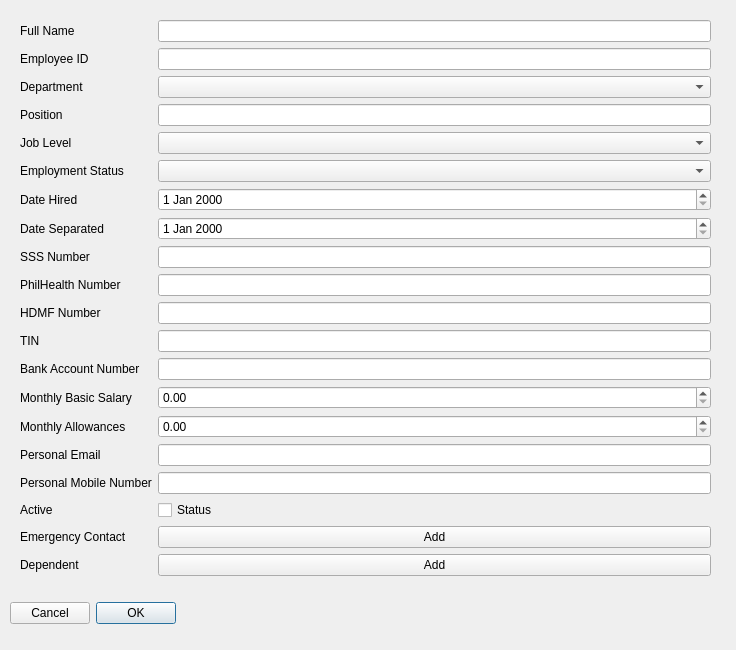
<?xml version="1.0" encoding="UTF-8"?>
<ui version="4.0">
 <class>AddEmployeeDialog</class>
 <widget class="QDialog" name="AddEmployeeDialog">
  <property name="geometry">
   <rect>
    <x>0</x>
    <y>0</y>
    <width>736</width>
    <height>650</height>
   </rect>
  </property>
  <property name="windowTitle">
   <string>Dialog</string>
  </property>
  <widget class="QWidget" name="verticalLayoutWidget">
   <property name="geometry">
    <rect>
     <x>10</x>
     <y>10</y>
     <width>711</width>
     <height>614</height>
    </rect>
   </property>
   <layout class="QVBoxLayout" name="verticalLayout">
    <item>
     <layout class="QFormLayout" name="formLayout">
      <property name="leftMargin">
       <number>10</number>
      </property>
      <property name="topMargin">
       <number>10</number>
      </property>
      <property name="rightMargin">
       <number>10</number>
      </property>
      <property name="bottomMargin">
       <number>10</number>
      </property>
      <item row="0" column="0">
       <widget class="QLabel" name="nameLabel">
        <property name="text">
         <string>Full Name</string>
        </property>
       </widget>
      </item>
      <item row="0" column="1">
       <widget class="QLineEdit" name="nameLineEdit"/>
      </item>
      <item row="1" column="0">
       <widget class="QLabel" name="empIDLabel">
        <property name="text">
         <string>Employee ID</string>
        </property>
       </widget>
      </item>
      <item row="2" column="0">
       <widget class="QLabel" name="departmentLabel">
        <property name="text">
         <string>Department</string>
        </property>
       </widget>
      </item>
      <item row="3" column="0">
       <widget class="QLabel" name="positionLabel">
        <property name="text">
         <string>Position</string>
        </property>
       </widget>
      </item>
      <item row="4" column="0">
       <widget class="QLabel" name="jobLevelLabel">
        <property name="text">
         <string>Job Level</string>
        </property>
       </widget>
      </item>
      <item row="5" column="0">
       <widget class="QLabel" name="empStatusLabel">
        <property name="text">
         <string>Employment Status</string>
        </property>
       </widget>
      </item>
      <item row="6" column="0">
       <widget class="QLabel" name="dateHiredLabel">
        <property name="text">
         <string>Date Hired</string>
        </property>
       </widget>
      </item>
      <item row="7" column="0">
       <widget class="QLabel" name="dateSeparatedLabel">
        <property name="text">
         <string>Date Separated</string>
        </property>
       </widget>
      </item>
      <item row="8" column="0">
       <widget class="QLabel" name="sssNumberLabel">
        <property name="text">
         <string>SSS Number</string>
        </property>
       </widget>
      </item>
      <item row="9" column="0">
       <widget class="QLabel" name="philHealthNumberLabel">
        <property name="text">
         <string>PhilHealth Number</string>
        </property>
       </widget>
      </item>
      <item row="10" column="0">
       <widget class="QLabel" name="hdmfNumberLabel">
        <property name="text">
         <string>HDMF Number</string>
        </property>
       </widget>
      </item>
      <item row="13" column="0">
       <widget class="QLabel" name="monthlySalaryLabel">
        <property name="text">
         <string>Monthly Basic Salary</string>
        </property>
       </widget>
      </item>
      <item row="14" column="0">
       <widget class="QLabel" name="monthlyAllowancesLabel">
        <property name="text">
         <string>Monthly Allowances</string>
        </property>
       </widget>
      </item>
      <item row="15" column="0">
       <widget class="QLabel" name="personalEmailLabel">
        <property name="text">
         <string>Personal Email</string>
        </property>
       </widget>
      </item>
      <item row="17" column="0">
       <widget class="QLabel" name="activeStatusLabel">
        <property name="text">
         <string>Active</string>
        </property>
       </widget>
      </item>
      <item row="18" column="0">
       <widget class="QLabel" name="emergencyContactLabel">
        <property name="text">
         <string>Emergency Contact</string>
        </property>
       </widget>
      </item>
      <item row="19" column="0">
       <widget class="QLabel" name="dependentLabel">
        <property name="text">
         <string>Dependent</string>
        </property>
       </widget>
      </item>
      <item row="1" column="1">
       <widget class="QLineEdit" name="empIDLineEdit"/>
      </item>
      <item row="3" column="1">
       <widget class="QLineEdit" name="positionLineEdit"/>
      </item>
      <item row="8" column="1">
       <widget class="QLineEdit" name="sssNumberLineEdit"/>
      </item>
      <item row="9" column="1">
       <widget class="QLineEdit" name="philHealthNumberLineEdit"/>
      </item>
      <item row="10" column="1">
       <widget class="QLineEdit" name="hdmfNumberLineEdit"/>
      </item>
      <item row="15" column="1">
       <widget class="QLineEdit" name="personEmailLineEdit"/>
      </item>
      <item row="18" column="1">
       <widget class="QPushButton" name="emergencyContactButton">
        <property name="text">
         <string>Add</string>
        </property>
       </widget>
      </item>
      <item row="19" column="1">
       <widget class="QPushButton" name="dependentButton">
        <property name="text">
         <string>Add</string>
        </property>
       </widget>
      </item>
      <item row="17" column="1">
       <widget class="QCheckBox" name="activeStatusCheckBox">
        <property name="text">
         <string>Status</string>
        </property>
       </widget>
      </item>
      <item row="13" column="1">
       <widget class="QDoubleSpinBox" name="monthlySalarySpinBox"/>
      </item>
      <item row="14" column="1">
       <widget class="QDoubleSpinBox" name="monthlyAllowancesSpinBox"/>
      </item>
      <item row="2" column="1">
       <widget class="QComboBox" name="departmentComboBox"/>
      </item>
      <item row="4" column="1">
       <widget class="QComboBox" name="jobLevelComboBox"/>
      </item>
      <item row="5" column="1">
       <widget class="QComboBox" name="empStatusComboBox"/>
      </item>
      <item row="6" column="1">
       <widget class="QDateEdit" name="dateHiredDateEdit"/>
      </item>
      <item row="7" column="1">
       <widget class="QDateEdit" name="DateSeparatedDateEdit"/>
      </item>
      <item row="12" column="0">
       <widget class="QLabel" name="bankAccountNumberLabel">
        <property name="text">
         <string>Bank Account Number</string>
        </property>
       </widget>
      </item>
      <item row="12" column="1">
       <widget class="QLineEdit" name="bankAccountNumberLineEdit"/>
      </item>
      <item row="16" column="0">
       <widget class="QLabel" name="personalMobileNumberLabel">
        <property name="text">
         <string>Personal Mobile Number</string>
        </property>
       </widget>
      </item>
      <item row="16" column="1">
       <widget class="QLineEdit" name="personalMobileNumberLineEdit"/>
      </item>
      <item row="11" column="0">
       <widget class="QLabel" name="tinLabel">
        <property name="text">
         <string>TIN</string>
        </property>
       </widget>
      </item>
      <item row="11" column="1">
       <widget class="QLineEdit" name="tinLineEdit"/>
      </item>
     </layout>
    </item>
    <item>
     <widget class="QDialogButtonBox" name="buttonBox">
      <property name="layoutDirection">
       <enum>Qt::RightToLeft</enum>
      </property>
      <property name="orientation">
       <enum>Qt::Horizontal</enum>
      </property>
      <property name="standardButtons">
       <set>QDialogButtonBox::Cancel|QDialogButtonBox::Ok</set>
      </property>
     </widget>
    </item>
   </layout>
  </widget>
 </widget>
 <resources/>
 <connections>
  <connection>
   <sender>buttonBox</sender>
   <signal>accepted()</signal>
   <receiver>AddEmployeeDialog</receiver>
   <slot>accept()</slot>
   <hints>
    <hint type="sourcelabel">
     <x>248</x>
     <y>254</y>
    </hint>
    <hint type="destinationlabel">
     <x>157</x>
     <y>274</y>
    </hint>
   </hints>
  </connection>
  <connection>
   <sender>buttonBox</sender>
   <signal>rejected()</signal>
   <receiver>AddEmployeeDialog</receiver>
   <slot>reject()</slot>
   <hints>
    <hint type="sourcelabel">
     <x>316</x>
     <y>260</y>
    </hint>
    <hint type="destinationlabel">
     <x>286</x>
     <y>274</y>
    </hint>
   </hints>
  </connection>
 </connections>
</ui>
